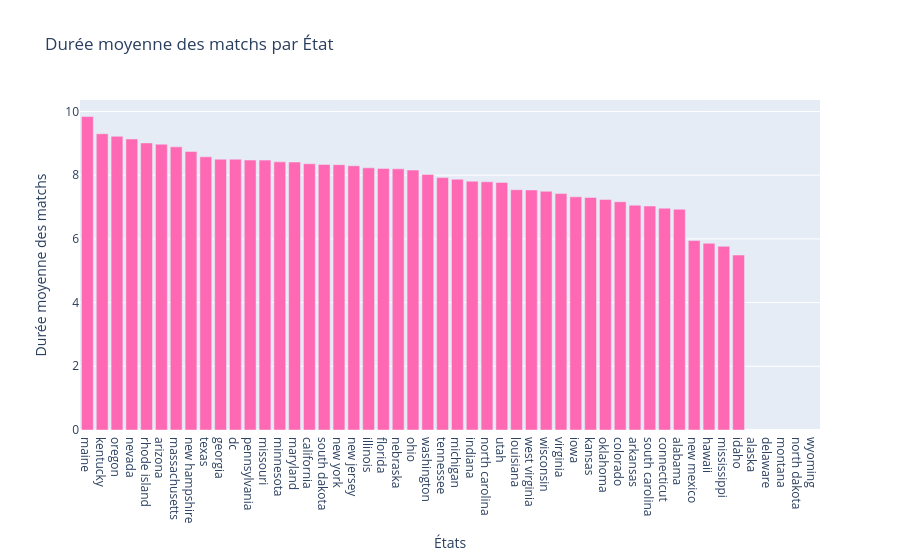

Source (notebook cell):
### Code cell
fig = px.bar(state_duration, x="state_clean", y="duration_min", title='Durée moyenne des matchs par État', color_discrete_sequence=['#FF69B4'], labels={'state_clean':'États', 'duration_min':'Durée moyenne des matchs'})
fig.show()

### Figure 1 — Plotly figure (JSON) as saved in the notebook; plotly's stock layout.template omitted (floating-point values rounded to 4 significant figures)
{"data": [{"hovertemplate": "États=%{x}<br>Durée moyenne des matchs=%{y}<extra></extra>", "legendgroup": "", "marker": {"color": "#FF69B4", "pattern": {"shape": ""}}, "name": "", "orientation": "v", "showlegend": false, "textposition": "auto", "type": "bar", "x": ["maine", "kentucky", "oregon", "nevada", "rhode island", "arizona", "massachusetts", "new hampshire", "texas", "georgia", "dc", "pennsylvania", "missouri", "minnesota", "maryland", "california", "south dakota", "new york", "new jersey", "illinois", "florida", "nebraska", "ohio", "washington", "tennessee", "michigan", "indiana", "north carolina", "utah", "louisiana", "west virginia", "wisconsin", "virginia", "iowa", "kansas", "oklahoma", "colorado", "arkansas", "south carolina", "connecticut", "alabama", "new mexico", "hawaii", "mississippi", "idaho", "alaska", "delaware", "montana", "north dakota", "wyoming"], "xaxis": "x", "y": [9.842, 9.3, 9.22, 9.136, 9.011, 8.972, 8.889, 8.745, 8.575, 8.501, 8.501, 8.475, 8.472, 8.418, 8.412, 8.359, 8.336, 8.329, 8.295, 8.23, 8.213, 8.198, 8.161, 8.022, 7.923, 7.873, 7.809, 7.792, 7.773, 7.543, 7.536, 7.495, 7.422, 7.32, 7.303, 7.235, 7.166, 7.058, 7.032, 6.962, 6.929, 5.946, 5.861, 5.766, 5.493, NaN, NaN, NaN, NaN, NaN], "yaxis": "y"}], "layout": {"barmode": "relative", "legend": {"tracegroupgap": 0}, "title": {"text": "Durée moyenne des matchs par État"}, "xaxis": {"anchor": "y", "domain": [0, 1], "title": {"text": "États"}}, "yaxis": {"anchor": "x", "domain": [0, 1], "title": {"text": "Durée moyenne des matchs"}}}}
